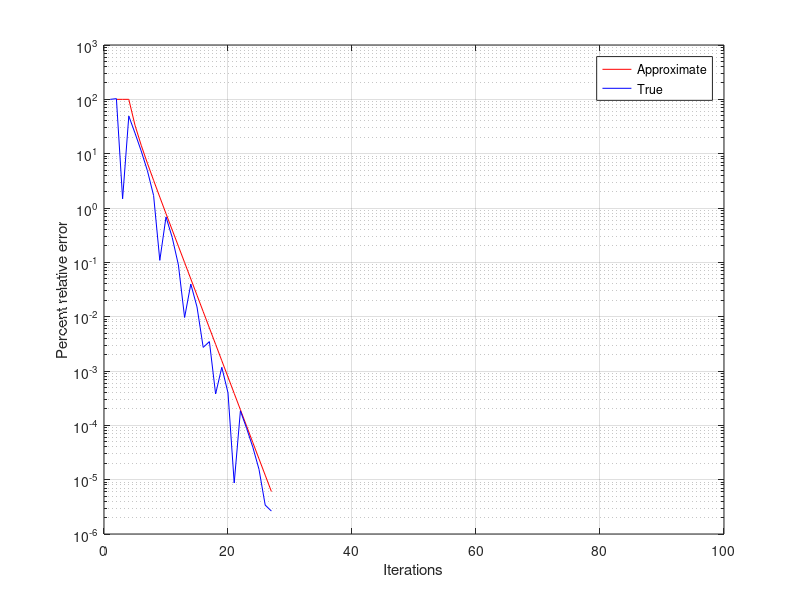

Here is the MATLAB script that generated this plot:
ea=100; es=1e-5; maxit=100;
it=0; tzero=0.73908513321516064166;
ealist=zeros(1,maxit);
etlist=zeros(1,maxit);
f=@(x) x-cos(x);
xl=-3; xu=3;
while 1
    xr=(xl+xu)/2;
    it=it+1;
    if it==1
        ea=abs((xu-xl)/(xu+xl))*100;
    else
        ea=abs((xr-xrold)/xr)*100;
    end
    et=abs((tzero-xr)/tzero)*100;
    ealist(it)=ea;
    etlist(it)=et;
    
    test=f(xl)*f(xr);
    if test==0
        ea=0;
    elseif test>0
        xl=xr;
    else
        xu=xr;
    end
    xrold=xr;
    if ea<=es || it>maxit
        break;
    end
end
semilogy(ealist,'r-'); hold on;
semilogy(etlist,'b-'); hold on; grid on;
xlabel('Iterations');
ylabel('Percent relative error');
legend('Approximate','True'); 